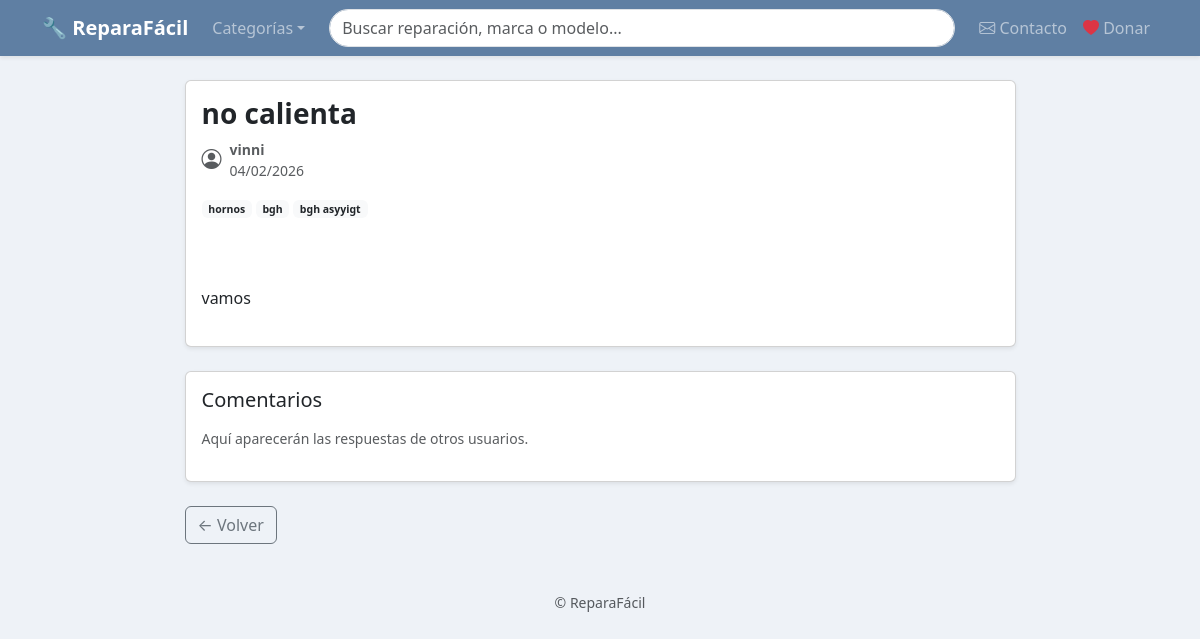
Page /no-calienta/ on the committed database.
### foro/models.py (models this page shows, shortened)
class Post(models.Model):
    titulo = models.CharField(max_length=200)
    slug = models.SlugField(max_length=220, unique=True)
    descripcion = models.TextField()
    imagen = CloudinaryField(
        "imagen",
        blank=True,
        null=True
    )
    categoria = models.ForeignKey(
        Categoria,
        on_delete=models.CASCADE,
        related_name="posts"
    )
    marca = models.ForeignKey(
        Marca,
        on_delete=models.SET_NULL,
        null=True,
        blank=True,
        related_name="posts"
    )
    modelo = models.ForeignKey(
        ModeloDispositivo,
        on_delete=models.SET_NULL,
        null=True,
        blank=True,
        related_name="posts"
    )
    estado = models.CharField(
        max_length=20,
        choices=EstadoReparacion.choices,
        default=EstadoReparacion.ABIERTO
    )
    autor = models.ForeignKey(
        User,
        on_delete=models.SET_NULL,
        null=True,
        related_name="posts"
    )
    publicado = models.BooleanField(default=True)
    vistas = models.PositiveIntegerField(default=0)
    creado = models.DateTimeField(auto_now_add=True)
    actualizado = models.DateTimeField(auto_now=True)
    class Meta:
        ordering = ["-creado"]
        indexes = [
            models.Index(fields=["titulo"]),
            models.Index(fields=["estado"]),
            models.Index(fields=["creado"]),
        ]

class Categoria(models.Model):
    nombre = models.CharField(max_length=100, unique=True)
    slug = models.SlugField(max_length=120, unique=True)
    activa = models.BooleanField(default=True)
    class Meta:
        ordering = ["nombre"]
    def __str__(self):
        return self.nombre

class Marca(models.Model):
    nombre = models.CharField(max_length=100, unique=True)
    activa = models.BooleanField(default=True)
    class Meta:
        ordering = ["nombre"]
    def __str__(self):
        return self.nombre

class ModeloDispositivo(models.Model):
    marca = models.ForeignKey(
        Marca,
        on_delete=models.CASCADE,
        related_name="modelos"
    )
    nombre = models.CharField(max_length=100)
    class Meta:
        unique_together = ("marca", "nombre")
        ordering = ["nombre"]
    def __str__(self):
        return f"{self.marca.nombre} {self.nombre}"

### foro/views.py (the view)
# urls.py: path("<slug:slug>/", post_detail, name="post_detail"),
def post_detail(request, slug):
    post = get_object_or_404(Post, slug=slug, publicado=True)
    return render(request, "foro/post_detail.html", {"post": post})

### foro/context_processors.py (called while the page is built)
def categorias_globales(request):
    return {
        "categorias": Categoria.objects.filter(activa=True)
    }

### foro/templates/foro/post_detail.html (shortened to what this page needs)
{% extends "foro/base.html" %}
{% block content %}
<div class="row justify-content-center">
<div class="col-lg-9">
<div class="card shadow-sm mb-4">
<div class="card-body">
<div class="d-flex justify-content-between align-items-start mb-2">
<h3 class="fw-bold mb-0">
{{ post.titulo }}
</h3>
</div>
<div class="d-flex align-items-center text-muted small mb-3">
<i class="bi bi-person-circle fs-5 me-2"></i>
<div>
<strong>{{ post.autor }}</strong><br>
<span>{{ post.creado|date:"d/m/Y" }}</span>
</div>
</div>
<div class="mb-3 small">
<span class="badge bg-light text-dark">{{ post.categoria }}</span>
{% if post.marca %}
<span class="badge bg-light text-dark">{{ post.marca }}</span>
{% endif %}
{% if post.modelo %}
<span class="badge bg-light text-dark">{{ post.modelo }}</span>
{% endif %}
</div>
{% if post.imagen %}
<div class="text-center mb-4">
</div>
{% endif %}
<div class="fs-6 lh-lg">
{{ post.descripcion|linebreaks }}
</div>
</div>
</div>
<div class="card shadow-sm">
<div class="card-body">
<h5 class="mb-3">Comentarios</h5>
<p class="text-muted small">
Aquí aparecerán las respuestas de otros usuarios.
</p>
</div>
</div>
<div class="mt-4 d-flex justify-content-between">
<a href="{% url 'foro:post_list' %}" class="btn btn-outline-secondary">
← Volver
</a>
</div>
</div>
</div>
{% endblock %}

### foro/templates/foro/base.html (style rules this page uses)
body { background: #eef2f7; }

### rows in the picture
Post: titulo "no calienta", autor "vinni", creado "04/02/2026", categoria "hornos", marca "bgh", modelo "bgh asyyigt", descripcion "vamos"
